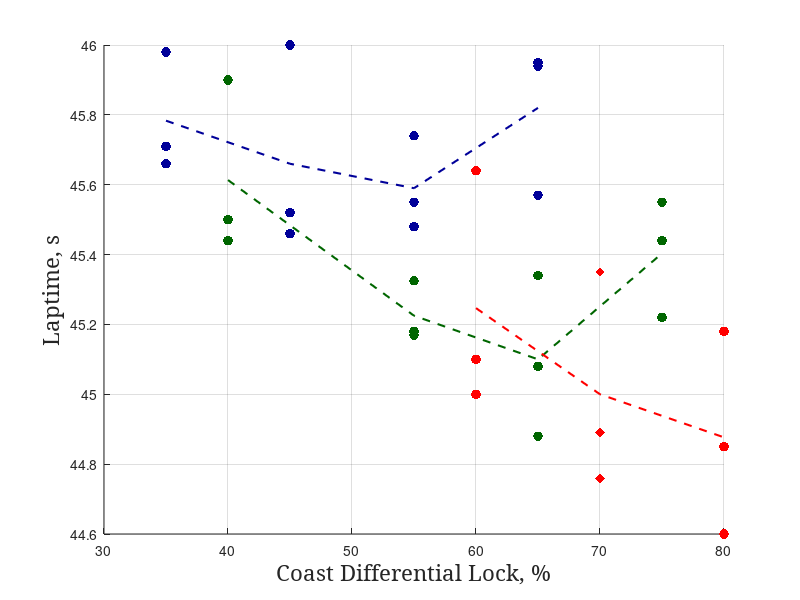

The MATLAB script that drew this image: (Note: this script raises an error after producing the figure.)
% lambo bits

laptimes1 = [45.18, 45.325, 45.17]; % R4
coast1 = [55, 55, 55];
laptimes2 = [45.44, 45.9, 45.5]; %R5, -15 diff coast
coast2 = coast1 - 15;
laptimes3 = [44.88, 45.34, 45.08]; % R6 | R4 + 10%
coast3 = coast1 + 10;
laptimes4 = [45.22, 45.55, 45.44]; %R7 +20%
coast4 = coast1 + 20;

L_trendline = [mean(laptimes2),mean(laptimes1), mean(laptimes3), mean(laptimes4)];
L_trendline_coast = [mean(coast2),mean(coast1),mean(coast3),mean(coast4)] ;

% mercedes bits

m_laps1 = [45.52, 45.46, 46.0]; % R3
m_coast1 = [45, 45, 45];
m_laps2 = [45.74, 45.48, 45.55]; % R4 + 10 diff coast
m_coast2 = m_coast1+10;
m_laps3 = [45.71, 45.98, 45.66]; % R5 | R3 - 10% coast
m_coast3 = m_coast1-10;
m_laps4 = [45.94, 45.95, 45.57]; %R6 as R3 + 20%
m_coast4 = m_coast1+20;

M_trendline = [mean(m_laps3),mean(m_laps1), mean(m_laps2), mean(m_laps4)];
M_trendline_coast = [mean(m_coast3),mean(m_coast1),mean(m_coast2),mean(m_coast4)] ;

% porsche bits
p_laps1 = [45.1, 45.0, 45.64]; % R2
p_coast1 = [60, 60, 60];
p_laps2 = [44.85, 45.18, 44.6]; % + 20% coast
p_coast2 = p_coast1+20;
p_laps3 = [45.35, 44.89, 44.76]; % +10 coast CHANGES IN POWER COAST
p_coast3 = p_coast1+10;

P_trendline = [mean(p_laps1),mean(p_laps3), mean(p_laps2)];
P_trendline_coast = [mean(p_coast1),mean(p_coast3),mean(p_coast2)];

%lambo
scatter(coast1, laptimes1, 50, 'MarkerFaceColor', [0, 0.4, 0], 'MarkerEdgeColor', 'none');
hold on
scatter(coast2, laptimes2, 50, 'MarkerFaceColor', [0, 0.4, 0], 'MarkerEdgeColor', 'none');
scatter(coast3, laptimes3, 50, 'MarkerFaceColor', [0, 0.4, 0], 'MarkerEdgeColor', 'none');
scatter(coast4, laptimes4, 50, 'MarkerFaceColor', [0, 0.4, 0], 'MarkerEdgeColor', 'none');

% merc
scatter(m_coast1, m_laps1, 50, 'MarkerFaceColor', [0, 0, 0.6], 'MarkerEdgeColor', 'none');
scatter(m_coast2, m_laps2, 50, 'MarkerFaceColor', [0, 0, 0.6], 'MarkerEdgeColor', 'none');
scatter(m_coast3, m_laps3, 50, 'MarkerFaceColor', [0, 0, 0.6], 'MarkerEdgeColor', 'none');
scatter(m_coast4, m_laps4, 50, 'MarkerFaceColor', [0, 0, 0.6], 'MarkerEdgeColor', 'none');

% porsche
scatter(p_coast1, p_laps1, 50, 'MarkerFaceColor', [1, 0, 0], 'MarkerEdgeColor', 'none');
scatter(p_coast2, p_laps2, 50, 'MarkerFaceColor', [1, 0, 0], 'MarkerEdgeColor', 'none');
scatter(p_coast3, p_laps3, 50, 'MarkerFaceColor', [1, 0, 0], 'MarkerEdgeColor', 'none', 'Marker','diamond');

plot(L_trendline_coast, L_trendline, 'LineWidth', 1.5, 'LineStyle', '--', 'Color', [0, 0.4, 0]);
plot(M_trendline_coast, M_trendline, 'LineWidth', 1.5, 'LineStyle', '--', 'Color', [0, 0, 0.6]);
plot(P_trendline_coast, P_trendline, 'LineWidth', 1.5, 'LineStyle', '--', 'Color', [1, 0, 0]);


% axis([-20 25 44.4 46.2])

grid on
x = xlabel('Coast Differential Lock, %','FontName', 'Serif');
set(x, 'FontSize', 16)
y = ylabel('Laptime, s', 'FontName', 'Serif');
set(y, 'FontSize', 16)

colors = {'[0, 0.4, 0]', '[0, 0, 0.6]', '[1, 0, 0]'};

legend_strings = {'Lamborghini', 'Mercedes', 'Porsche'};
for i = 1:3
    L(i) = plot(nan, nan, 'Color', colors{i}, 'LineStyle', '-');
end
leg = legend(L, legend_strings);
set(leg, 'Interpreter', 'none', 'FontSize', 16, 'Location', 'northeast');
hold off; % Release the current plot
